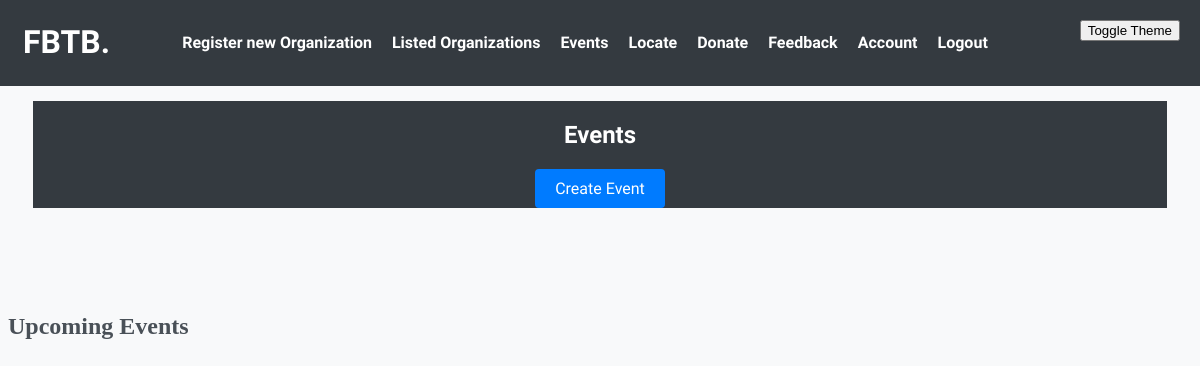
Page /dashboard (signed in) on the earlier database version.
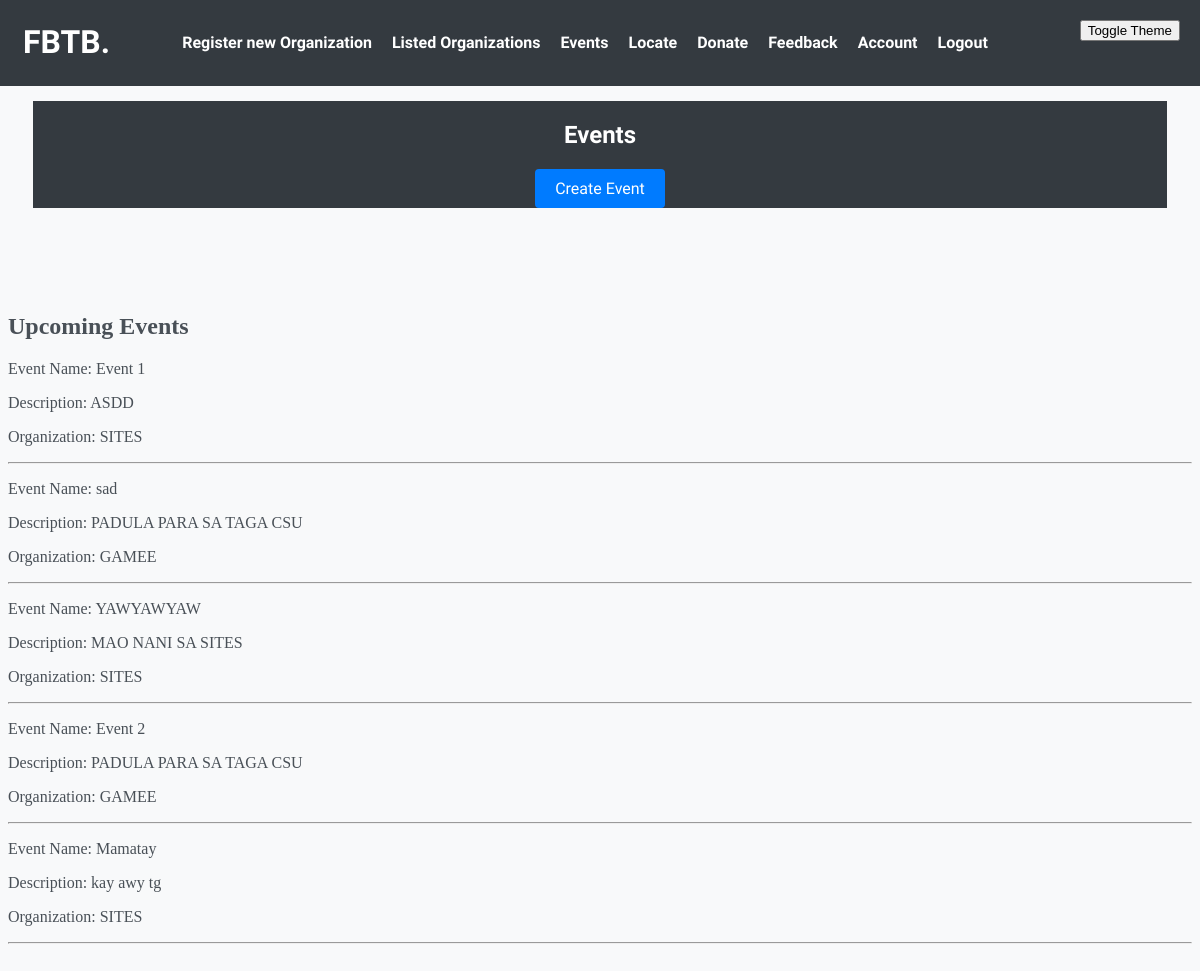
Same page on the later database version.
### crm/models.py (models this page shows, shortened)
class Events(models.Model):
    eventName = models.CharField(max_length=255)
    date_added = models.DateField(auto_now_add=True)
    desc = models.CharField(max_length=200, null=True)
    org_information = models.ForeignKey(Info, on_delete=models.CASCADE, null=True)
    class Meta:
        verbose_name_plural = "Events"

class Info(models.Model):
    org_name = models.CharField(max_length=64)
    address = models.CharField(max_length=200)
    contact_info = models.CharField(max_length=200)
    user_id = models.ForeignKey(settings.AUTH_USER_MODEL, on_delete=models.CASCADE, null=True)
    def __str__(self):
        return f"{self.org_name}"

### crm/views.py (the view)
# urls.py: path('dashboard', views.dashboard, name="dashboard"),
@user_passes_test(is_staff, login_url="my-login")
def dashboard(request):
    if request.user.status == 'donator':
        messages.error(request, 'You do not have permission to access this page.')
        return redirect('donate')
    if request.method == 'POST':
        form = EventRegistrationForm(request.POST)
        if form.is_valid():
            form.save()
            messages.success(request, 'Your Event was successfully registered')
            return redirect('dashboard')
        else:
            messages.error(request, 'Error in event registration. Please check the form.')
    else:
        form = Events.objects.all()
    return render(request, 'crm/dashboard.html', {'form': form})

### crm/views.py (called while the page is built)
def is_staff(user):
    return user.is_authenticated and user.status == 'manager'

### crm/templates/crm/dashboard.html (shortened to what this page needs)
<!DOCTYPE html>
<html lang="en">
<head>
  {% load static %}
  <link href="{% static 'main.css' %}" rel="stylesheet">
</head>
<body class="light-theme">
  <header id="header" class="header d-flex align-items-center">
    <div class="container-fluid container-xl d-flex align-items-center justify-content-between">
      <a href="{% url 'dashboard' %}" class="logo d-flex align-items-center">
        <h1>FBTB<span>.</span></h1>
      </a>
      <nav id="navbar" class="navbar">
        <ul>
          <li><a href="{% url 'registerorg' %}">Register new Organization</a></li>
          <li><a href="{% url 'orglist' %}">Listed Organizations</a></li>
          <li><a href="{% url 'dashboard' %}">Events</a></li>
          <li><a href="{% url 'locate' %}">Locate</a></li>
          <li><a href="{% url 'donate' %}">Donate</a></li>
          <li><a href="{% url 'feedback' %}">Feedback</a></li>
          <li><a href="{% url 'account' %}">Account</a></li>
          <li><a href="{% url 'user-logout' %}">Logout</a></li>
        </ul>
      </nav>
    </div>
  </header>
  <section id="hero" class="hero py-5">
    <div class="container py-2">
        <div class="row align-items-center">
            <div class="col">
                <h2 class="text-center mb-4">Events</h2>
            </div>
          <button type="button" class="btn btn-primary" onclick="handleAppear()">Create Event</button>
        </div>
    </div>
</section>
  <section id="event-list" class="py-5">
    <div class="container">
      <h2>Upcoming Events</h2>
      <div class="event-list">
        {% for form in form %}
          <p>Event Name: {{ form.eventName }}</p>
          <p>Description: {{ form.desc }}</p>
          <p>Organization: {{form.org_information}}</p>
          <hr>
        {% endfor %}
      </div>
    </div>
  </section>
  <button id="theme-toggle" onclick="toggleTheme()">Toggle Theme</button>
</body>
</html>

### crm/static/main.css (style rules this page uses)
.light-theme { background-color: #f8f9fa; color: #495057; }
#theme-toggle { position: fixed; top: 20px; right: 20px; z-index: 1000; }
.header { background-color: #343a40; padding: 25px 50px 25px 25px; margin: -10px; }
.header h1 { margin: 0; color: #ffffff; font-family: 'Montserrat', sans-serif; }
.navbar ul { list-style: none; margin: 0; padding: 0; }
.navbar ul li { display: inline-block; margin-right: 20px; }
.navbar a { text-decoration: none; color: #ffffff; font-weight: bold; font-size: 16px; font-family: 'Raleway', sans-serif; }
.hero { background-color: #343a40; background-size: cover; color: #ffffff; padding: 0px 0; margin: 25px; display: flex; justify-content: center; align-items: center; text-align: center; }
.hero h2 { margin-bottom: 20px; font-family: 'Open Sans', sans-serif; }
#event-list { padding: 60px 0; }
.btn-primary { background-color: #007bff; color: #ffffff; padding: 10px 20px; font-size: 16px; border: none; border-radius: 4px; cursor: pointer; font-family: 'Raleway', sans-serif; }
.container-fluid { display: flex; justify-content: space-between; align-items: center; }
.logo { text-decoration: none; color: #ffffff; display: flex; align-items: center; }
.logo h1 { margin: 0; font-family: 'Montserrat', sans-serif; }
.navbar { display: flex; align-items: center; }
.navbar ul { list-style: none; margin: 0; padding: 0; display: flex; }
.navbar ul li { margin-right: 20px; }

Differences in the rows shown:
added Events: eventName "Event 1", desc "ASDD", org_information "SITES"
added Events: eventName "sad", desc "PADULA PARA SA TAGA CSU", org_information "GAMEE"
added Events: eventName "YAWYAWYAW", desc "MAO NANI SA SITES", org_information "SITES"
added Events: eventName "Event 2", desc "PADULA PARA SA TAGA CSU", org_information "GAMEE"
added Events: eventName "Mamatay", desc "kay awy tg", org_information "SITES"
